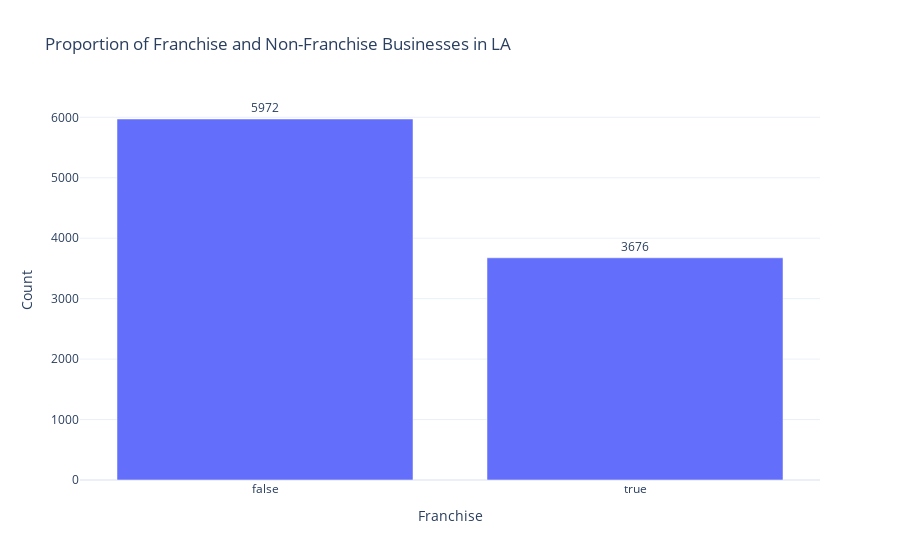

Notebook cell for this chart:
### Markdown cell above
Bar Chart:

### Code cell
# Creating a bar chart
fig = px.bar(chain, x='chain', y='id', 
             labels={'id':'Count', 'chain':'Franchise'}, 
             title='Proportion of Franchise and Non-Franchise Businesses in LA',
             template='plotly_white',
             text_auto=True)
fig.update_traces(textfont_size=12, textangle=0, textposition="outside", cliponaxis=False)
fig.show()

### Figure 1 — Plotly figure (JSON) as saved in the notebook; plotly's stock layout.template omitted (floating-point values rounded to 4 significant figures)
{"data": [{"alignmentgroup": "True", "cliponaxis": false, "hovertemplate": "Franchise=%{x}<br>Count=%{y}<extra></extra>", "legendgroup": "", "marker": {"color": "#636efa", "pattern": {"shape": ""}}, "name": "", "offsetgroup": "", "orientation": "v", "showlegend": false, "textangle": 0, "textfont": {"size": 12}, "textposition": "outside", "texttemplate": "%{y}", "type": "bar", "x": [false, true], "xaxis": "x", "y": [5972, 3676], "yaxis": "y"}], "layout": {"barmode": "relative", "legend": {"tracegroupgap": 0}, "title": {"text": "Proportion of Franchise and Non-Franchise Businesses in LA"}, "xaxis": {"anchor": "y", "domain": [0, 1], "title": {"text": "Franchise"}}, "yaxis": {"anchor": "x", "domain": [0, 1], "title": {"text": "Count"}}}}
